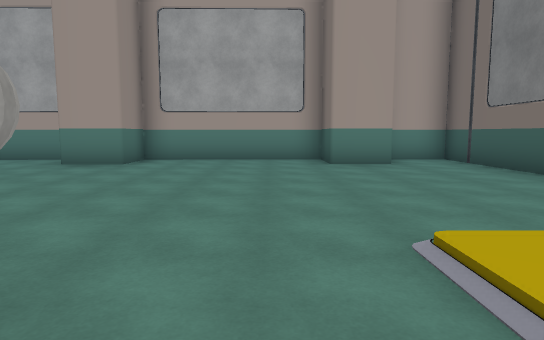
View 1 (above)

17 first-person views from a walk through a Unity game level. The camera is 1.4 m above the floor, tilts 6° down and sees 75° across. The floor is counted in squares, 2 m on a side. Each view is taken from the middle of a square. On the plan, view 1 faces up. The plan holds only what a view shows up to about 11 squares ahead; the rest is blank. The place goes on beyond the plan. Some surface patterns are stand-ins.

View 2
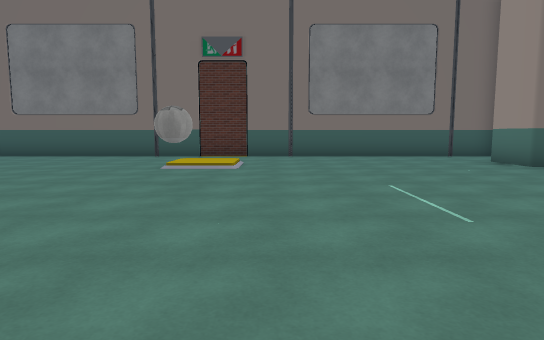

View 3
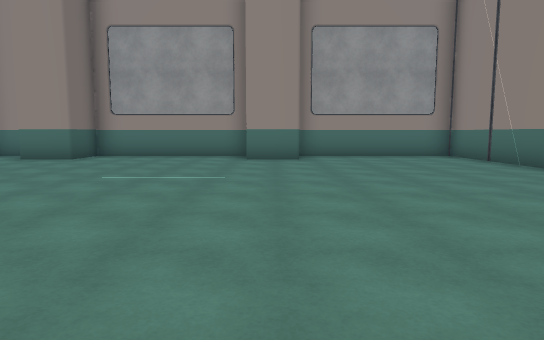

View 4
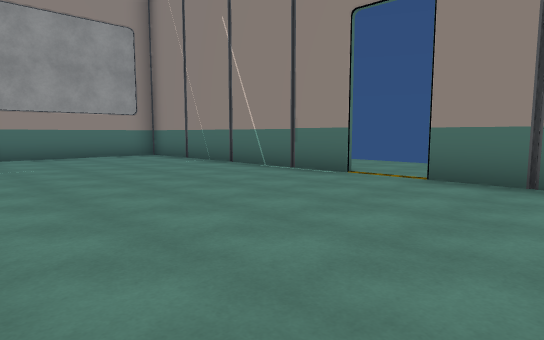

View 5
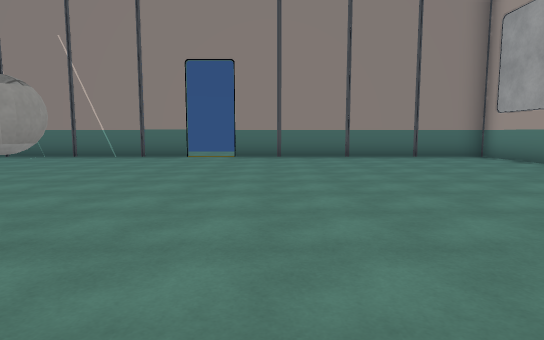

View 6
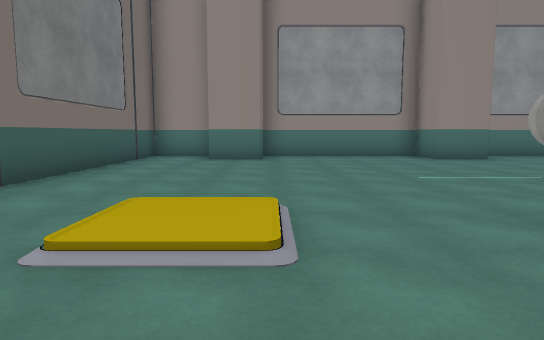

View 7
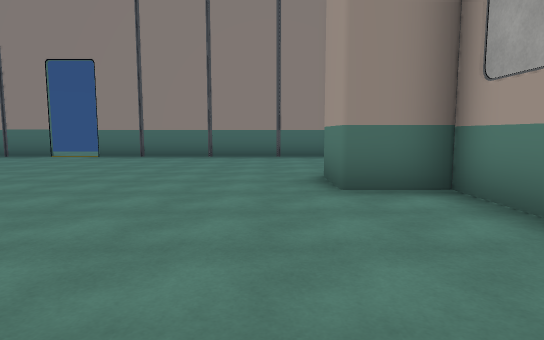

View 8
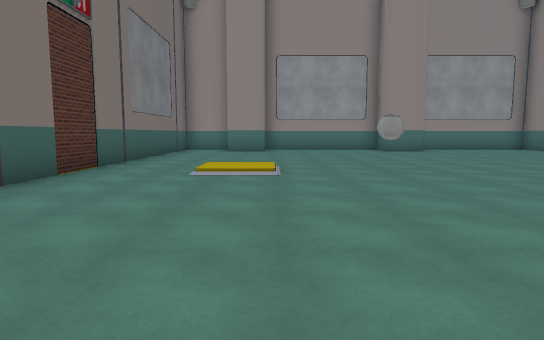

View 9
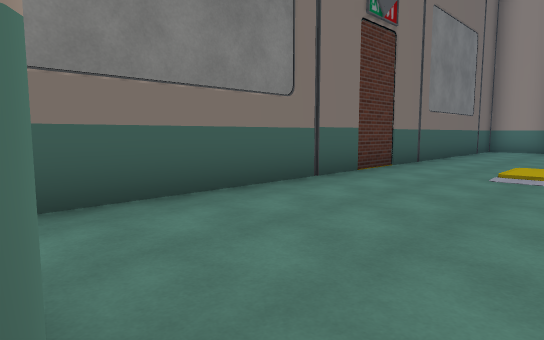

View 10
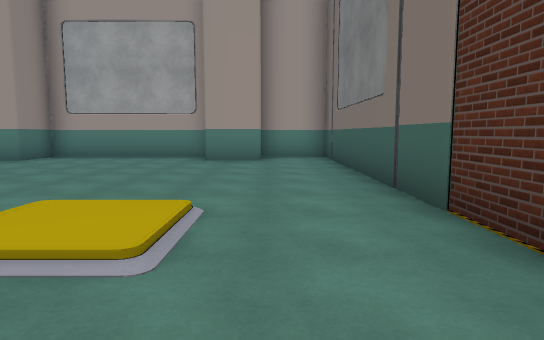

View 11
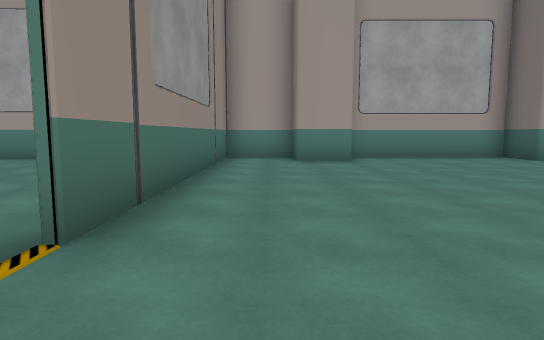

View 12
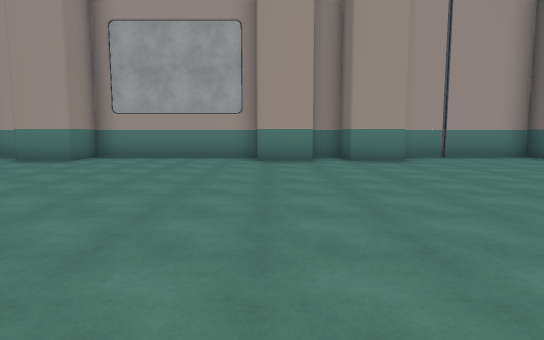

View 13
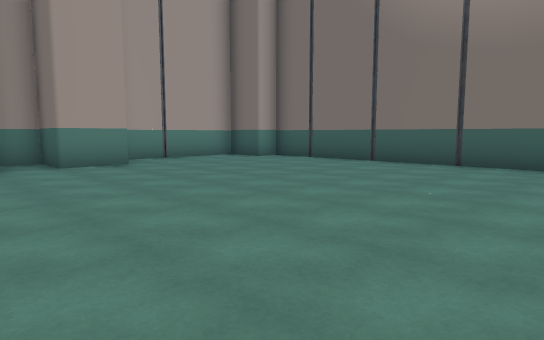

View 14
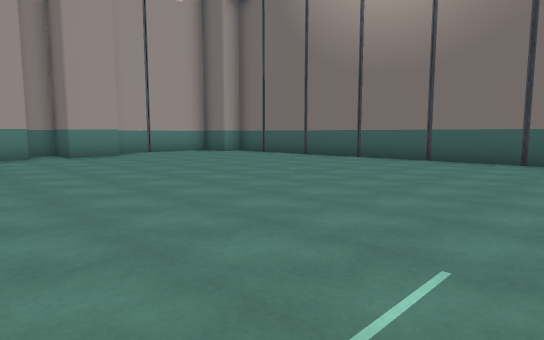

View 15
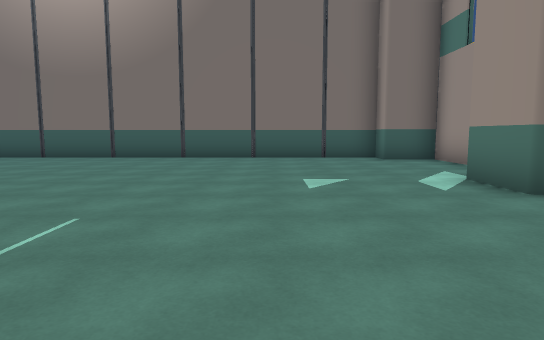

View 16
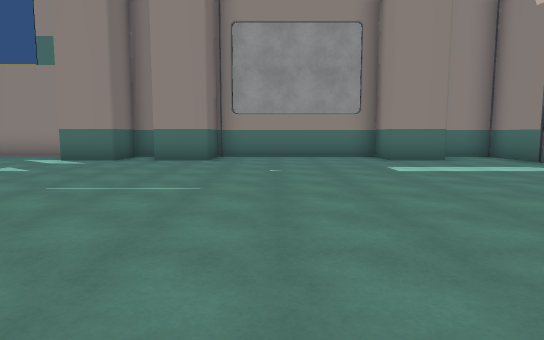

View 17
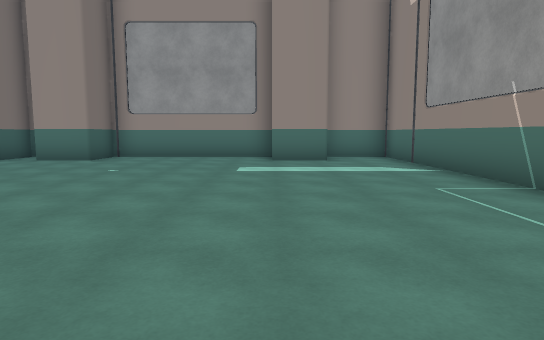

### Floor plan
Points are (right, up) in squares from view 1. A wall is a line through its corners. A room is listed if a view was taken in it or the views show most of it. See-through windows are left out.
Room 1 (views 1, 2, 3, 4, 5, 6, 7, 8, 9, 10)
walls: (-4.8, -5.3) (-3.3, -5.3) (-3.3, -6.7) (1.3, -6.7) (1.3, -5.3) (2.6, -5.3); (-9.4, 0.6) (-9.4, -6.7) (-4.7, -6.7); (2.7, 7.9) (1.3, 7.9) (1.3, 9.2); (-5.4, 9.2) (-9.4, 9.2) (-9.4, 1.9); (2.9, -6.7) (4.5, -6.7) (4.5, 9.3) (-3.3, 9.2) (-3.3, 7.9) (-4.7, 7.9)
ways out: opening at (5, 1) to room 2; opening at (-9, 1)
objects: ball (-1, 1)
Room 2 (views 11, 12, 13, 14, 15, 16, 17)
walls: (15, -5.9) (16.4, -5.9); (14, 8.8) (12.6, 8.8) (12.6, 10.2) (8, 10.2) (8, 8.8) (6.6, 8.8) (6.6, 10.2) (4.7, 10.2) (4.7, 2); (16.4, 8.8) (15, 8.8); (4.7, -1.2) (4.7, -7.3) (6.5, -7.3); (17.1, -7.3) (20.3, -7.3) (20.3, -5.9) (21.1, -5.9) (21.1, 8.8) (20.3, 8.8) (20.3, 10.2) (16.8, 10.2); (6.6, -5.9) (8, -5.9) (8, -7.3) (12.6, -7.3) (12.6, -5.9) (14, -5.9)
ways out: opening at (5, 1) to room 1

Positions as (right, up) in squares from view 1, and headings:
1: (0, 0), facing up
2: (-6, 0), facing right
3: (-4, 4), facing down
4: (-4, 4), facing down-left
5: (1, 3), facing left
6: (1, 4), facing down
7: (1, 7), facing left
8: (1, 8), facing down
9: (1, 8), facing down-right
10: (3, -1), facing up
11: (6, 0), facing up
12: (13, 0), facing up
13: (13, 1), facing up-right
14: (12, -2), facing up-right
15: (11, -3), facing right
16: (11, 3), facing down
17: (8, 3), facing down
